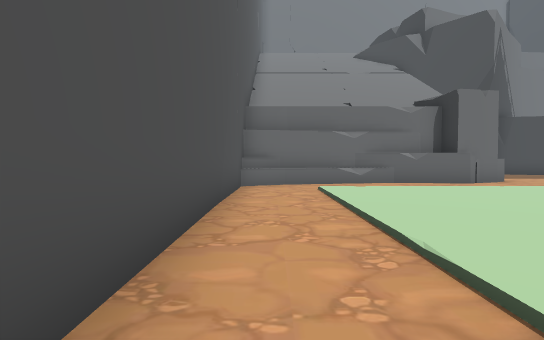
view 1 (above)

17 first-person views from a walk through a Unity game level. The camera is 1.4 m above the floor, tilts 2° down and sees 85° across. The floor is counted in squares, 2 m on a side. Each view is taken from the middle of a square. On the plan, view 1 faces up. The plan holds only what a view shows up to about 10 squares ahead; the rest is blank. The place goes on beyond the plan. The player is left out.

view 2
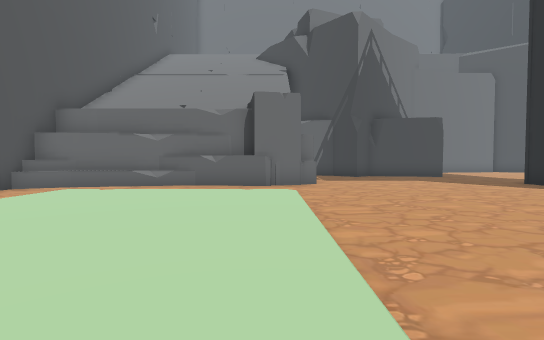

view 3
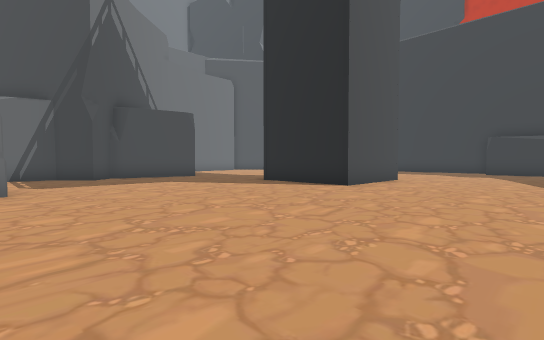

view 4
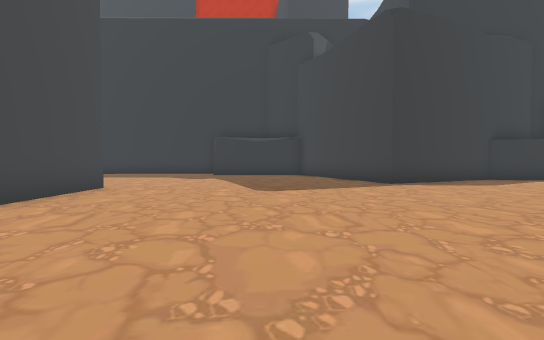

view 5
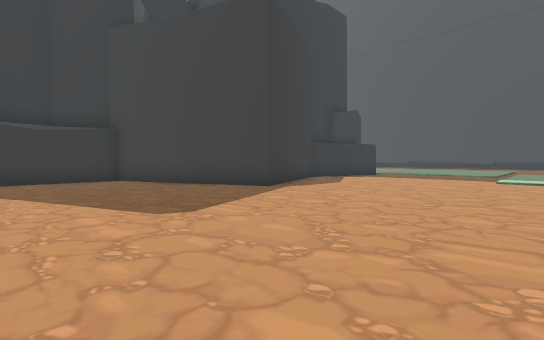

view 6
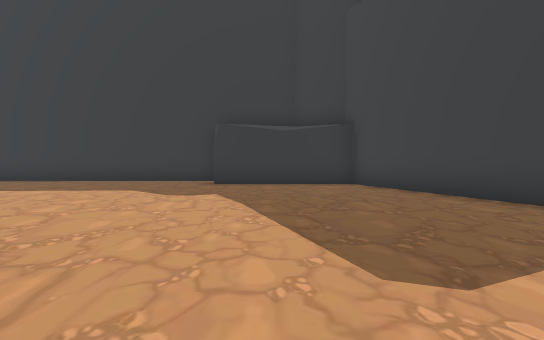

view 7
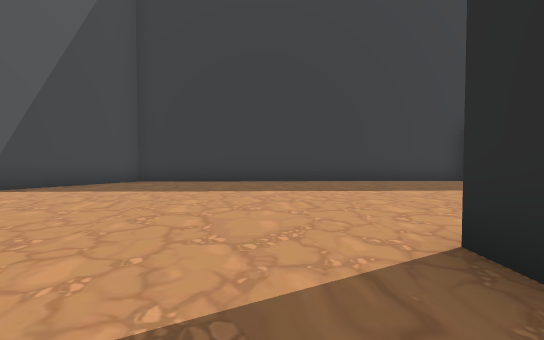

view 8
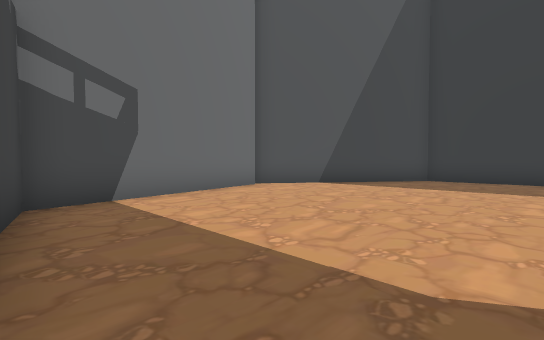

view 9
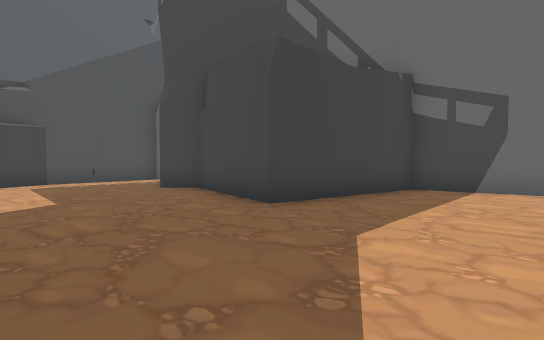

view 10
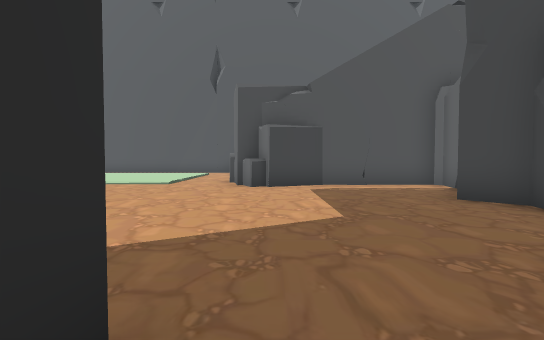

view 11
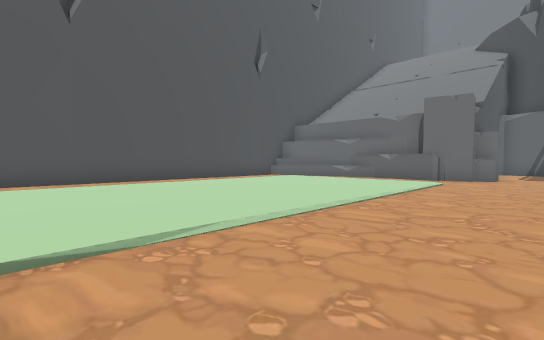

view 12
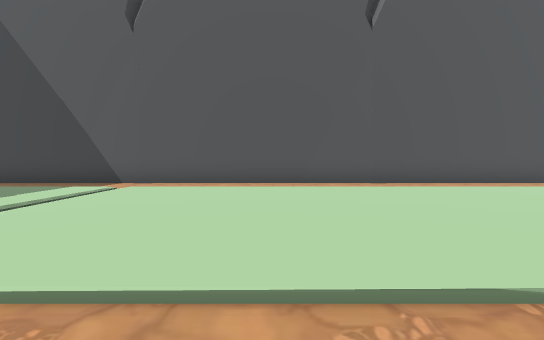

view 13
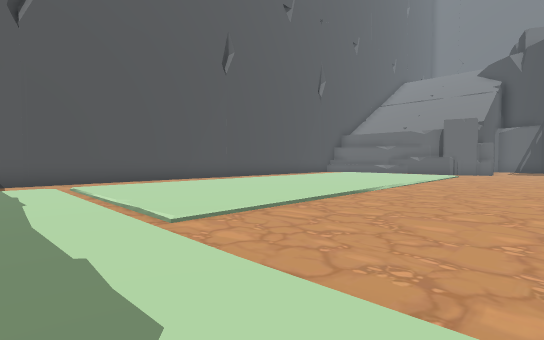

view 14
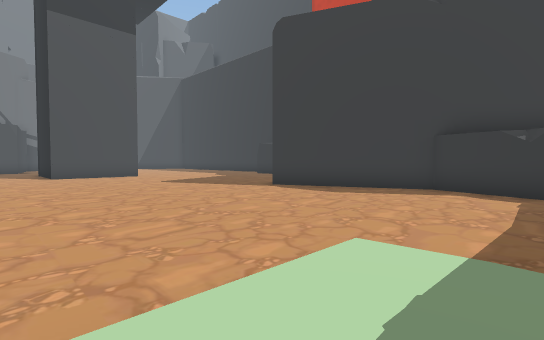

view 15
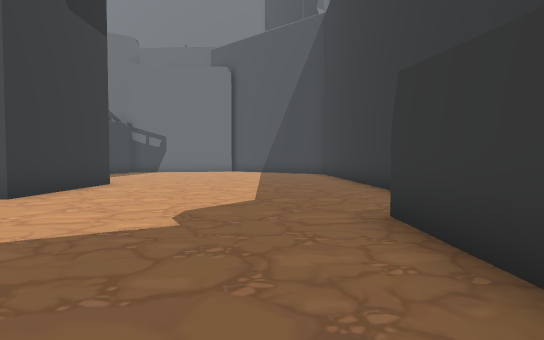

view 16
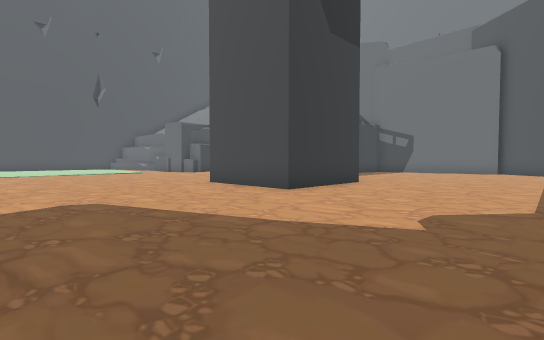

view 17
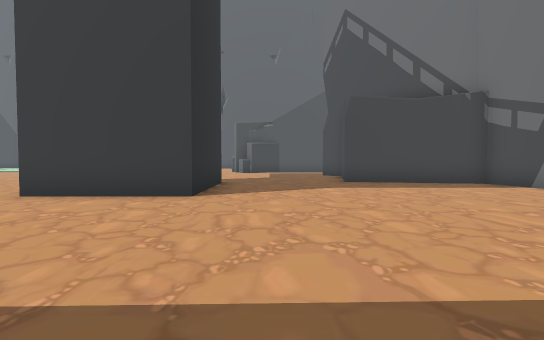

### Floor plan
Key: @ floor where view 1 was taken; # wall or solid block; . main floor; : floor 0.25 m higher than the main floor; / step, stairs or slope; ^ raised ledge; O other object.
Columns run from 1 left of view 1 to 25 right of it. Each row starts with its distance up from view 1.
 18                ######.##
 17                #.......###
 16                #.........##
 15        ####   ##..........#
 14        #..#####...........#
 13        #..................#
 12        #..................#
 11        OO.................#
 10        OO.................#
  9 ^^#######......####.......#
  8 ^^.............#  #.......#
  7 #.//////.......## #.......#
  6 #./:::::........###.......#
  5 #./:::::..................#
  4 #./:::::.................##
  3 #./:::::.................#
  2 #./:::::.................#
  1 #./:::::.................#
  0 #@/:::::.... ..........###
 -1 #./:::::.... ........###
 -2 #./:::::.... .......##
 -3 #./:::::.... ........#
 -4 #./:::::.... ........#
 -5 #./:::::.... ........#
 -6 #./:::::.... ........#
 -7 #.//:::::::: :::.....#
 -8 #./::::::::: :::.....#

Where each view was taken, in squares from view 1:
view 1: 0 up, 0 right, facing up
view 2: 0 up, 6 right, facing up
view 3: 2 up, 7 right, facing up-right
view 4: 2 up, 10 right, facing right
view 5: 4 up, 13 right, facing down-right
view 6: 3 up, 15 right, facing right
view 7: 11 up, 15 right, facing right
view 8: 12 up, 14 right, facing up-right
view 9: 10 up, 17 right, facing up-left
view 10: 10 up, 15 right, facing left
view 11: 2 down, 9 right, facing up-left
view 12: 3 down, 8 right, facing left
view 13: 8 down, 10 right, facing up-left
view 14: 8 down, 12 right, facing up-right
view 15: 1 up, 22 right, facing up
view 16: 1 up, 22 right, facing up-left
view 17: 11 up, 23 right, facing left
